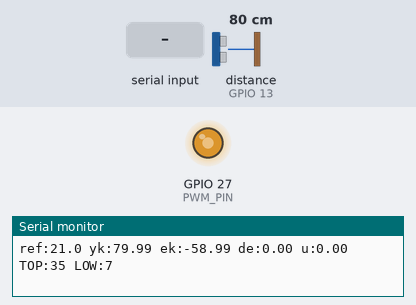
This sketch was run on a simulated ESP32. On the bench: output pins drawn as LEDs (lit = HIGH), the last lines printed to the serial monitor. Wiring (inferred from the names in the program): ultrasonic range finder: trigger GPIO 14; echo GPIO 13. Inputs (shaded band) come from the test bench; at power-on: distance to the obstacle (sensor on GPIO 13) 80 cm. The echo pulse lasts 58.3 µs per cm; pins used as bus, display or sensor lines are not drawn.

Above: at 1.2 s.
1.3 s: distance to the obstacle (sensor on GPIO 13) set to 35 cm
At 2.9 s:
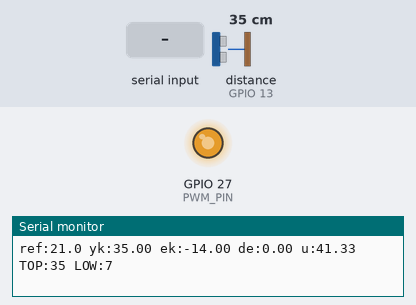
3.3 s: "30,150,10\n" received over Serial
At 4.1 s:
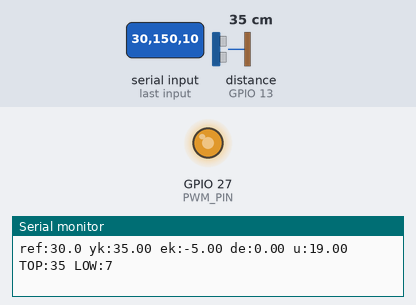
4.8 s: distance to the obstacle (sensor on GPIO 13) set to 4 cm
At 4.95 s:
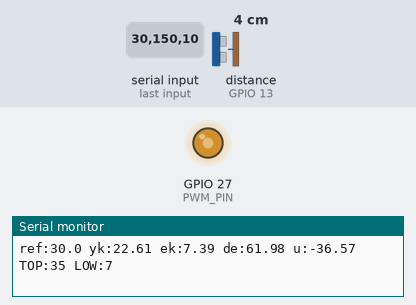
8.0 s: distance to the obstacle (sensor on GPIO 13) set to 18 cm
At 8.36 s:
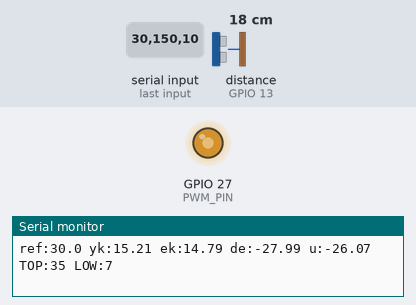
Timing chart, 0 to 11.0 s (numbered marks = the images above; inputs shaded):
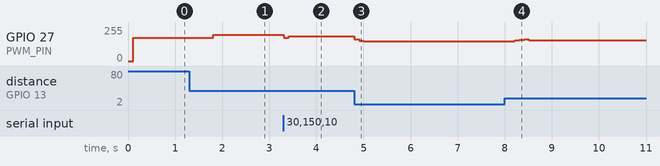

Measured:
- after the input at 1.3 s, GPIO 27 (PWM_PIN): 174/255 → 197/255 after 0.51 s
- after the input at 3.3 s, GPIO 27 (PWM_PIN): 197/255 → 174/255 at once, → 184/255 0.10 s later
- after the input at 4.8 s, GPIO 27 (PWM_PIN): 184/255 → 163/255 at once, → 153/255 0.10 s later, → 150/255 0.10 s later
- after the input at 8.0 s, GPIO 27 (PWM_PIN): 150/255 → 156/255 after 0.21 s, → 159/255 0.10 s later, → 164/255 0.10 s later, → 156/255 0.10 s later

The sketch:

fuzzy_81_rules.ino
```cpp
// ═══════════════════════════════════════════════════════════════
// CONTROLLER: FUZZY LOGIC — 81 RULES (9×9)
// Plant: Ball levitation | Hardware: ESP32 + HC-SR04 + PWM fan
// Platform: Arduino (ESP32)
//
// Uses Gaussian membership functions for error and error derivative,
// with centroid defuzzification over a 9×9 rule base for finer
// granularity compared to the 7×7 variant.
// ═══════════════════════════════════════════════════════════════

// ── Pin Configuration ───────────────────────────────────────
#define TRIG_PIN    14
#define ECHO_PIN    13
#define PWM_PIN     27
#define PWM_FREQ    1000
#define PWM_RES     8
#define TS          100   // Sampling period (ms)

// ── Reference and Control Limits ────────────────────────────
#define REF_MIN     7     // Minimum allowed distance (cm)
#define REF_MAX     35    // Maximum allowed distance (cm)
#define U_MIN      -42.0  // Minimum controller output
#define U_MAX       42.0  // Maximum controller output

// PWM range centered at 176: plant equilibrium point.
// Gravity bias is absorbed here, not in the fuzzy table.
#define PWM_LOW     151
#define PWM_HIGH    199

// ── Control Loop Variables ──────────────────────────────────
float ref    = 21.0;  // Reference setpoint (cm)
float u      = 0.0;   // Controller output
float ek     = 0.0;   // Current error
float ek_1   = 0.0;   // Previous error
float de_val = 0.0;   // Error derivative (for serial output)

// ── Moving Average Filter (5 samples) ───────────────────────
const int NUM_READINGS = 5;
float readings[NUM_READINGS];
int   readingIndex = 0;
float filterSum = 0.0;
bool  bufferFull = false;
float yk_1 = 20.0;  // Last valid reading

// ── Error Membership Functions ──────────────────────────────
// 9 Gaussians from -21 to +21 cm, inner step = 5, outer step = 6
// σ = 5 / 2.828 = 1.77
const float CE[9]    = {-21.0, -15.0, -10.0, -5.0, 0.0, 5.0, 10.0, 15.0, 21.0};
const float SIGMA_E  = 1.77;

// ── Error Derivative Membership Functions ───────────────────
// 9 Gaussians from -42 to +42 cm/s, inner step = 10, outer step = 12
// σ = 10 / 2.828 = 3.53
const float CDE[9]   = {-42.0, -30.0, -20.0, -10.0, 0.0, 10.0, 20.0, 30.0, 42.0};
const float SIGMA_DE = 3.53;

// ── Defuzzification Table (81 rules) ────────────────────────
// Formula with Bias: clamp(-3*CE[i] - 0.5*CDE[j] + 4.0, -42, 42)
// Rows = error (N4→P4) | Columns = derivative (N4→P4)
float defuzz[81] = {
  //          N4      N3      N2      N1       Z      P1      P2      P3      P4
  /* N4 */  42.0,  42.0,  42.0,  42.0,  42.0,  42.0,  42.0,  42.0,  42.0,
  /* N3 */  42.0,  42.0,  42.0,  42.0,  42.0,  42.0,  39.0,  34.0,  28.0,
  /* N2 */  42.0,  42.0,  42.0,  39.0,  34.0,  29.0,  24.0,  19.0,  13.0,
  /* N1 */  40.0,  34.0,  29.0,  24.0,  19.0,  14.0,   9.0,   4.0,  -2.0,
  /*  Z */  25.0,  19.0,  14.0,   9.0,   4.0,  -1.0,  -6.0, -11.0, -17.0,
  /* P1 */  10.0,   4.0,  -1.0,  -6.0, -11.0, -16.0, -21.0, -26.0, -32.0,
  /* P2 */  -5.0, -11.0, -16.0, -21.0, -26.0, -31.0, -36.0, -41.0, -42.0,
  /* P3 */ -20.0, -26.0, -31.0, -36.0, -41.0, -42.0, -42.0, -42.0, -42.0,
  /* P4 */ -38.0, -42.0, -42.0, -42.0, -42.0, -42.0, -42.0, -42.0, -42.0
};

unsigned long prevTime = 0;

void  initializeFilter();
float readSensor();
void  readSerialReference();
float fuzzyController(float yk);
float gaussian(float x, float center, float sigma);

void setup() {
  Serial.begin(115200);
  pinMode(TRIG_PIN, OUTPUT);
  pinMode(ECHO_PIN, INPUT);
  ledcAttach(PWM_PIN, PWM_FREQ, PWM_RES);
  initializeFilter();
  Serial.println("Controller: Fuzzy Logic 81 Rules (9x9)");
  prevTime = millis();
}

// Main loop: measure → compute → actuate, every TS ms
void loop() {
  unsigned long now = millis();
  if (now - prevTime < TS) return;
  prevTime = now;

  readSerialReference();
  float yk = readSensor();

  // ── CONTROLLER OUTPUT ─────────────────────────────────
  u = fuzzyController(yk);
  // ──────────────────────────────────────────────────────

  // Map u ∈ [-42, 42] → PWM ∈ [151, 199]
  float pwm_f = PWM_LOW + (u - U_MIN) / (U_MAX - U_MIN) * (PWM_HIGH - PWM_LOW);
  int pwm_out = constrain((int)pwm_f, 0, 255);
  ledcWrite(PWM_PIN, pwm_out);

  Serial.print("ref:");  Serial.print(ref, 1);
  Serial.print(" yk:");  Serial.print(yk, 2);
  Serial.print(" ek:");  Serial.print(ek, 2);
  Serial.print(" de:");  Serial.print(de_val, 2);
  Serial.print(" u:");   Serial.print(u, 2);
  Serial.print(" TOP:"); Serial.print(REF_MAX);
  Serial.print(" LOW:"); Serial.println(REF_MIN);
}

// Gaussian: produces smooth transitions between fuzzy sets
float gaussian(float x, float center, float sigma) {
  float z = (x - center) / sigma;
  return exp(-0.5 * z * z);
}

// Fuzzy controller: fuzzification → inference → defuzzification
float fuzzyController(float yk) {

  ek = ref - yk;
  float h  = TS / 1000.0;
  float de = (ek - ek_1) / h;
  de_val   = de;
  ek_1     = ek;

  // Fuzzification
  float mu_e[9], mu_de[9];
  for (int i = 0; i < 9; i++) {
    mu_e[i]  = gaussian(ek, CE[i],  SIGMA_E);
    mu_de[i] = gaussian(de, CDE[i], SIGMA_DE);
  }

  // Inference + centroid defuzzification (81 rules)
  float numerator = 0.0, denominator = 0.0;
  for (int i = 0; i < 9; i++) {
    for (int j = 0; j < 9; j++) {
      float weight  = mu_e[i] * mu_de[j];
      numerator    += weight * defuzz[i * 9 + j];
      denominator  += weight;
    }
  }

  if (denominator < 1e-10) return 0.0;

  return numerator / denominator;
}

// Initializes filter and preloads ek_1 to avoid derivative spike
void initializeFilter() {
  digitalWrite(TRIG_PIN, LOW);  delayMicroseconds(2);
  digitalWrite(TRIG_PIN, HIGH); delayMicroseconds(10);
  digitalWrite(TRIG_PIN, LOW);

  long dur = pulseIn(ECHO_PIN, HIGH, 25000);
  float dist = (dur <= 0) ? 20.0 : dur * 0.0343 / 2.0;

  for (int i = 0; i < NUM_READINGS; i++) readings[i] = dist;
  filterSum = dist * NUM_READINGS;
  readingIndex = 0;
  bufferFull = true;
  yk_1  = dist;
  ek_1  = ref - yk_1;

  Serial.print("Filter initialized: ");
  Serial.print(dist, 2);
  Serial.println(" cm");
}

// Reads sensor and returns filtered distance (cm)
float readSensor() {
  digitalWrite(TRIG_PIN, LOW);  delayMicroseconds(2);
  digitalWrite(TRIG_PIN, HIGH); delayMicroseconds(10);
  digitalWrite(TRIG_PIN, LOW);

  long duration = pulseIn(ECHO_PIN, HIGH, 25000);
  if (duration <= 0) return yk_1;

  float distance = duration * 0.0343 / 2.0;
  if (distance < 4.0 || distance > 40.0) return yk_1;

  filterSum -= readings[readingIndex];
  readings[readingIndex] = distance;
  filterSum += distance;
  readingIndex = (readingIndex + 1) % NUM_READINGS;

  yk_1 = filterSum / NUM_READINGS;
  return yk_1;
}

// Read serial commands
void readSerialReference() {
  static String buffer = "";
  while (Serial.available()) {
    char c = Serial.read();
    if (c == '\n') {
      buffer.trim();

      if (buffer.startsWith("def:")) {
        int comma = buffer.indexOf(',');
        if (comma > 0) {
          int   idx = buffer.substring(4, comma).toInt();
          float val = buffer.substring(comma + 1).toFloat();
          if (idx >= 0 && idx < 81) {
            defuzz[idx] = val;
            Serial.print(">>> defuzz["); Serial.print(idx);
            Serial.print("] = ");        Serial.println(val);
          } else {
            Serial.println(">>> Index out of range [0-80]");
          }
        }
      } else {
        float newRef = buffer.toFloat();
        if (newRef >= REF_MIN && newRef <= REF_MAX) {
          ref = newRef;
          Serial.print(">>> New reference: ");
          Serial.print(ref, 1);
          Serial.println(" cm");
        } else if (buffer.length() > 0) {
          Serial.print(">>> Valid range: ");
          Serial.print(REF_MIN); Serial.print("-");
          Serial.print(REF_MAX); Serial.println(" cm");
        }
      }
      buffer = "";
    } else {
      buffer += c;
    }
  }
}
```
